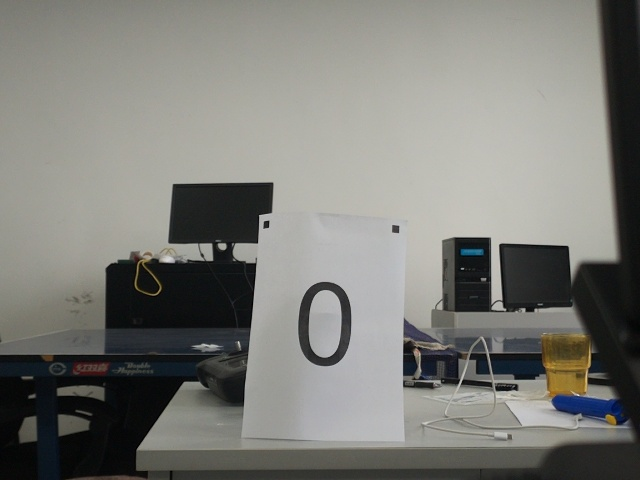
#> input picture tests/fixtures/a4_whitewall_20261031/raw_zero.jpg, 640 x 480 px, given in place of codex-clipboard-8581d49f-2cc6-4f9d-b712-d8b6b6be31cf.png, which was not available
$ python stage_digit_paper.py
#> lines starting #> are read from the running program, lines starting #| are printed output that depends on the picture
"""Local reproducible staging package and evidence manifest (no live writes)."""
import hashlib
import json
from pathlib import Path
import shutil
import zipfile
import cv2

ROOT=Path(__file__).resolve().parents[1]
OUT=ROOT/'output/board/digit_paper_settle_20261101'
STAGE=OUT/'candidate'


def main():
    files=['src/detection/printed_digit.py','src/detection/paper_digit_assist.py',
           'tests/test_digit_paper_assist.py','tests/test_r17_digit_stability.py',
           'tests/test_printed_digit_recovery.py','tests/test_printed_digit_neighbor_filter.py',
           'tests/test_a4_digit.py','output/board/r17_digit_card_raw_20261101.jpg',
           'scripts/build_a4_digit_print_page.py','src/comm/pid_tuning.py']
    files.extend(p.relative_to(ROOT).as_posix() for p in
                 (ROOT/'tests/fixtures/a4_whitewall_20261031').glob('*') if p.is_file())
    for relative in files:
        target=STAGE/relative;target.parent.mkdir(parents=True,exist_ok=True)
        shutil.copy2(ROOT/relative,target)
    for name in ('validate_digit_paper_native.py','deploy_pi_digit_paper.py'):
        shutil.copy2(ROOT/'scripts'/name,STAGE/name)
    evidence=STAGE/'evidence';evidence.mkdir(exist_ok=True)
    shutil.copy2(OUT/'camera_raw.jpg',evidence/'camera_raw.jpg')
    shutil.copy2(OUT/'live_after/raw_01.jpg',evidence/'empty_scene.jpg')
    user=Path('C:/Users/caoxi/AppData/Local/Temp/codex-clipboard-8581d49f-2cc6-4f9d-b712-d8b6b6be31cf.png')
    shutil.copy2(user,OUT/'user_screenshot.png')
    frame=cv2.imread(str(user));assert frame is not None
#> in main, frame is the input picture: shape (480, 640, 3); mean B, G, R 119.6, 124.7, 124.7
    # Screenshot display crop, explicitly NOT a sensor-original frame.
    cv2.imwrite(str(evidence/'user_camera_crop.jpg'),frame[135:592,114:723])
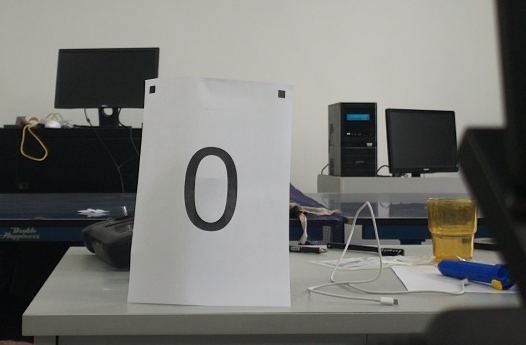
#> saved as user_camera_crop.jpg: shape (345, 526, 3); mean B, G, R 113.3, 117.2, 117
    manifest={p.relative_to(STAGE).as_posix():hashlib.sha256(p.read_bytes()).hexdigest()
              for p in sorted(STAGE.rglob('*')) if p.is_file() and '__pycache__' not in p.parts}
    (OUT/'candidate_manifest.json').write_text(json.dumps(manifest,indent=2),encoding='utf8')
    with zipfile.ZipFile(OUT/'candidate.zip','w',zipfile.ZIP_DEFLATED) as z:
        for relative in manifest:z.write(STAGE/relative,relative)
    print(json.dumps(dict(files=len(manifest),zip=str(OUT/'candidate.zip'))))


if __name__=='__main__':main()

$ run again, on data/field_bottle/raw/20261030T110905722907Z/00001.jpg
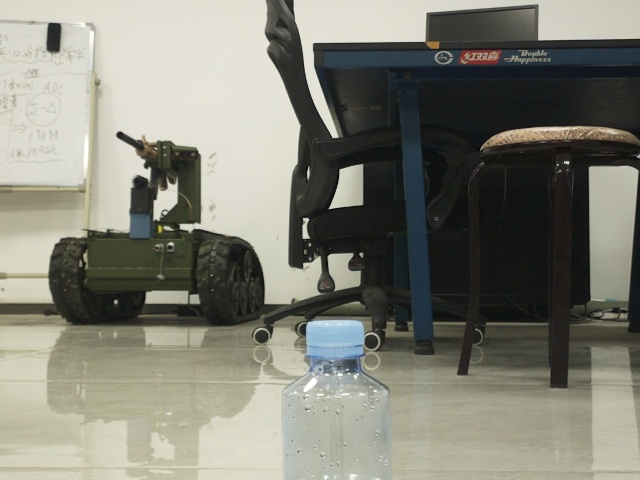
#> input picture data/field_bottle/raw/20261030T110905722907Z/00001.jpg, 640 x 480 px, given in place of codex-clipboard-8581d49f-2cc6-4f9d-b712-d8b6b6be31cf.png, which was not available
#> in main, frame is the input picture: shape (480, 640, 3); mean B, G, R 118.1, 129.5, 129.3
#> in main, `cv2.imwrite(str(evidence/'user_camera_crop.jpg'),frame[135:592,114:723])`:
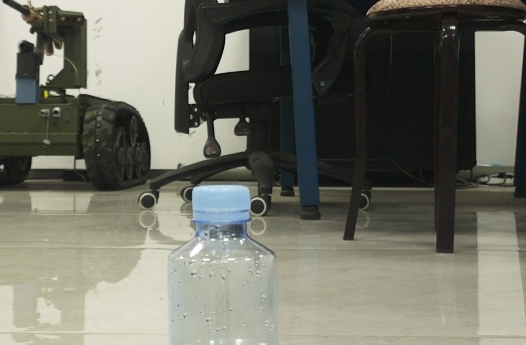
#> saved as user_camera_crop.jpg: shape (345, 526, 3); mean B, G, R 102.6, 114.1, 113.3
